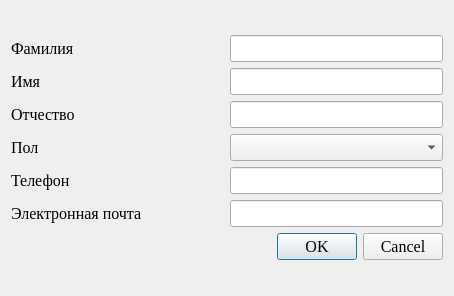
<?xml version="1.0" encoding="UTF-8"?>
<ui version="4.0">
 <class>AddNewTeacher</class>
 <widget class="QDialog" name="AddNewTeacher">
  <property name="geometry">
   <rect>
    <x>0</x>
    <y>0</y>
    <width>454</width>
    <height>296</height>
   </rect>
  </property>
  <property name="font">
   <font>
    <family>Times New Roman</family>
    <pointsize>12</pointsize>
   </font>
  </property>
  <property name="windowTitle">
   <string>Новый преподаватель</string>
  </property>
  <layout class="QVBoxLayout" name="verticalLayout_2">
   <item>
    <layout class="QVBoxLayout" name="verticalLayout">
     <item>
      <layout class="QHBoxLayout" name="horizontalLayout" stretch="1,1">
       <item>
        <widget class="QLabel" name="label_2">
         <property name="font">
          <font>
           <family>Times New Roman</family>
           <pointsize>12</pointsize>
          </font>
         </property>
         <property name="text">
          <string>Фамилия</string>
         </property>
        </widget>
       </item>
       <item>
        <widget class="QLineEdit" name="lineEdit_TeacherLastName"/>
       </item>
      </layout>
     </item>
     <item>
      <layout class="QHBoxLayout" name="horizontalLayout_5" stretch="1,1">
       <item>
        <widget class="QLabel" name="label_5">
         <property name="font">
          <font>
           <family>Times New Roman</family>
           <pointsize>12</pointsize>
          </font>
         </property>
         <property name="text">
          <string>Имя</string>
         </property>
        </widget>
       </item>
       <item>
        <widget class="QLineEdit" name="lineEdit_TeacherFirstName"/>
       </item>
      </layout>
     </item>
     <item>
      <layout class="QHBoxLayout" name="horizontalLayout_6" stretch="1,1">
       <item>
        <widget class="QLabel" name="label_6">
         <property name="font">
          <font>
           <family>Times New Roman</family>
           <pointsize>12</pointsize>
          </font>
         </property>
         <property name="text">
          <string>Отчество</string>
         </property>
        </widget>
       </item>
       <item>
        <widget class="QLineEdit" name="lineEdit_TeacherPatronymic"/>
       </item>
      </layout>
     </item>
     <item>
      <layout class="QHBoxLayout" name="horizontalLayout_2" stretch="1,1">
       <item>
        <widget class="QLabel" name="label">
         <property name="font">
          <font>
           <family>Times New Roman</family>
           <pointsize>12</pointsize>
          </font>
         </property>
         <property name="text">
          <string>Пол</string>
         </property>
        </widget>
       </item>
       <item>
        <widget class="QComboBox" name="comboBox_Gender"/>
       </item>
      </layout>
     </item>
     <item>
      <layout class="QHBoxLayout" name="horizontalLayout_4" stretch="1,1">
       <item>
        <widget class="QLabel" name="label_4">
         <property name="font">
          <font>
           <family>Times New Roman</family>
           <pointsize>12</pointsize>
          </font>
         </property>
         <property name="text">
          <string>Телефон</string>
         </property>
        </widget>
       </item>
       <item>
        <widget class="QLineEdit" name="lineEdit_TeacherPhone"/>
       </item>
      </layout>
     </item>
     <item>
      <layout class="QHBoxLayout" name="horizontalLayout_3" stretch="1,1">
       <item>
        <widget class="QLabel" name="label_7">
         <property name="font">
          <font>
           <family>Times New Roman</family>
           <pointsize>12</pointsize>
          </font>
         </property>
         <property name="text">
          <string>Электронная почта</string>
         </property>
        </widget>
       </item>
       <item>
        <widget class="QLineEdit" name="lineEdit_TeacherEmail"/>
       </item>
      </layout>
     </item>
     <item>
      <widget class="QDialogButtonBox" name="buttonBox">
       <property name="orientation">
        <enum>Qt::Horizontal</enum>
       </property>
       <property name="standardButtons">
        <set>QDialogButtonBox::Cancel|QDialogButtonBox::Ok</set>
       </property>
      </widget>
     </item>
    </layout>
   </item>
  </layout>
 </widget>
 <resources/>
 <connections>
  <connection>
   <sender>buttonBox</sender>
   <signal>accepted()</signal>
   <receiver>AddNewTeacher</receiver>
   <slot>accept()</slot>
   <hints>
    <hint type="sourcelabel">
     <x>248</x>
     <y>254</y>
    </hint>
    <hint type="destinationlabel">
     <x>157</x>
     <y>274</y>
    </hint>
   </hints>
  </connection>
  <connection>
   <sender>buttonBox</sender>
   <signal>rejected()</signal>
   <receiver>AddNewTeacher</receiver>
   <slot>reject()</slot>
   <hints>
    <hint type="sourcelabel">
     <x>316</x>
     <y>260</y>
    </hint>
    <hint type="destinationlabel">
     <x>286</x>
     <y>274</y>
    </hint>
   </hints>
  </connection>
 </connections>
</ui>
